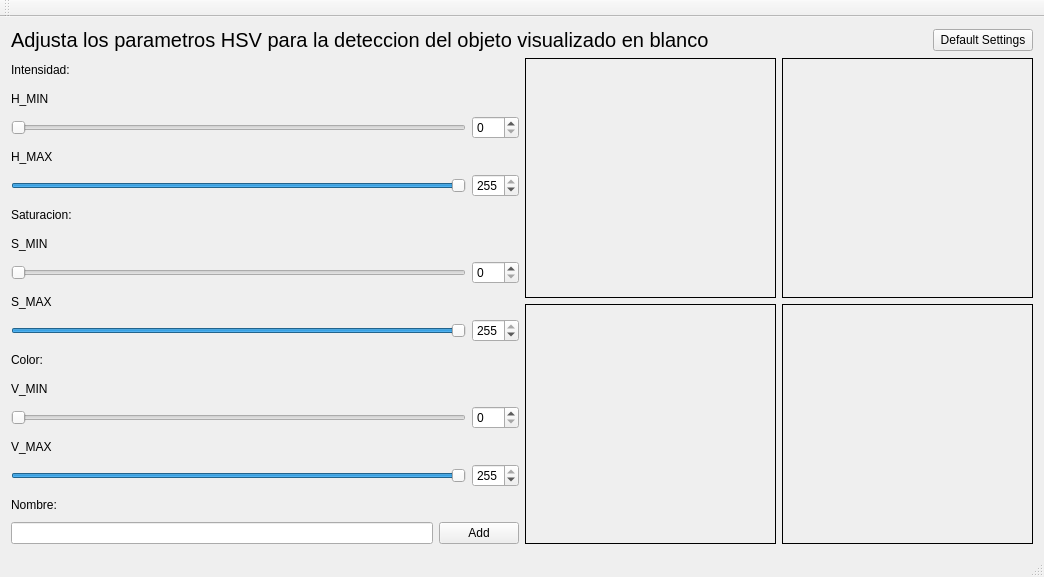
<?xml version="1.0" encoding="UTF-8"?>
<ui version="4.0">
 <class>MainWindow</class>
 <widget class="QMainWindow" name="MainWindow">
  <property name="geometry">
   <rect>
    <x>0</x>
    <y>0</y>
    <width>1044</width>
    <height>577</height>
   </rect>
  </property>
  <property name="sizePolicy">
   <sizepolicy hsizetype="Preferred" vsizetype="Preferred">
    <horstretch>30</horstretch>
    <verstretch>30</verstretch>
   </sizepolicy>
  </property>
  <property name="windowTitle">
   <string>MainWindow</string>
  </property>
  <widget class="QWidget" name="centralWidget">
   <layout class="QVBoxLayout" name="verticalLayout_3" stretch="0,80">
    <item>
     <layout class="QHBoxLayout" name="horizontalLayout">
      <item>
       <widget class="QLabel" name="label_7">
        <property name="font">
         <font>
          <pointsize>15</pointsize>
         </font>
        </property>
        <property name="text">
         <string>Adjusta los parametros HSV para la deteccion del objeto visualizado en blanco</string>
        </property>
       </widget>
      </item>
      <item>
       <spacer name="horizontalSpacer">
        <property name="orientation">
         <enum>Qt::Horizontal</enum>
        </property>
        <property name="sizeHint" stdset="0">
         <size>
          <width>40</width>
          <height>20</height>
         </size>
        </property>
       </spacer>
      </item>
      <item>
       <widget class="QPushButton" name="defaultButton">
        <property name="text">
         <string> Default Settings </string>
        </property>
       </widget>
      </item>
     </layout>
    </item>
    <item>
     <layout class="QHBoxLayout" name="horizontalLayout_11" stretch="10,10">
      <item>
       <layout class="QVBoxLayout" name="verticalLayout">
        <item>
         <widget class="QLabel" name="label_9">
          <property name="text">
           <string>Intensidad:</string>
          </property>
         </widget>
        </item>
        <item>
         <widget class="QLabel" name="label_3">
          <property name="text">
           <string>H_MIN</string>
          </property>
         </widget>
        </item>
        <item>
         <layout class="QHBoxLayout" name="horizontalLayout_2">
          <item>
           <widget class="QSlider" name="hminSlider">
            <property name="maximum">
             <number>255</number>
            </property>
            <property name="orientation">
             <enum>Qt::Horizontal</enum>
            </property>
           </widget>
          </item>
          <item>
           <widget class="QSpinBox" name="hminBox">
            <property name="maximum">
             <number>255</number>
            </property>
           </widget>
          </item>
         </layout>
        </item>
        <item>
         <widget class="QLabel" name="label_4">
          <property name="text">
           <string>H_MAX</string>
          </property>
         </widget>
        </item>
        <item>
         <layout class="QHBoxLayout" name="horizontalLayout_3">
          <item>
           <widget class="QSlider" name="hmaxSlider">
            <property name="maximum">
             <number>255</number>
            </property>
            <property name="value">
             <number>255</number>
            </property>
            <property name="orientation">
             <enum>Qt::Horizontal</enum>
            </property>
           </widget>
          </item>
          <item>
           <widget class="QSpinBox" name="hmaxBox">
            <property name="maximum">
             <number>255</number>
            </property>
            <property name="value">
             <number>255</number>
            </property>
           </widget>
          </item>
         </layout>
        </item>
        <item>
         <widget class="QLabel" name="label_10">
          <property name="text">
           <string>Saturacion:</string>
          </property>
         </widget>
        </item>
        <item>
         <widget class="QLabel" name="label">
          <property name="text">
           <string>S_MIN</string>
          </property>
         </widget>
        </item>
        <item>
         <layout class="QHBoxLayout" name="horizontalLayout_4">
          <item>
           <widget class="QSlider" name="sminSlider">
            <property name="maximum">
             <number>255</number>
            </property>
            <property name="orientation">
             <enum>Qt::Horizontal</enum>
            </property>
           </widget>
          </item>
          <item>
           <widget class="QSpinBox" name="sminBox">
            <property name="maximum">
             <number>255</number>
            </property>
           </widget>
          </item>
         </layout>
        </item>
        <item>
         <widget class="QLabel" name="label_2">
          <property name="text">
           <string>S_MAX</string>
          </property>
         </widget>
        </item>
        <item>
         <layout class="QHBoxLayout" name="horizontalLayout_5">
          <item>
           <widget class="QSlider" name="smaxSlider">
            <property name="maximum">
             <number>255</number>
            </property>
            <property name="value">
             <number>255</number>
            </property>
            <property name="orientation">
             <enum>Qt::Horizontal</enum>
            </property>
           </widget>
          </item>
          <item>
           <widget class="QSpinBox" name="smaxBox">
            <property name="maximum">
             <number>255</number>
            </property>
            <property name="value">
             <number>255</number>
            </property>
           </widget>
          </item>
         </layout>
        </item>
        <item>
         <widget class="QLabel" name="label_11">
          <property name="text">
           <string>Color:</string>
          </property>
         </widget>
        </item>
        <item>
         <widget class="QLabel" name="label_5">
          <property name="text">
           <string>V_MIN</string>
          </property>
         </widget>
        </item>
        <item>
         <layout class="QHBoxLayout" name="horizontalLayout_6">
          <item>
           <widget class="QSlider" name="vminSlider">
            <property name="maximum">
             <number>255</number>
            </property>
            <property name="orientation">
             <enum>Qt::Horizontal</enum>
            </property>
           </widget>
          </item>
          <item>
           <widget class="QSpinBox" name="vminBox">
            <property name="maximum">
             <number>255</number>
            </property>
           </widget>
          </item>
         </layout>
        </item>
        <item>
         <widget class="QLabel" name="label_6">
          <property name="text">
           <string>V_MAX</string>
          </property>
         </widget>
        </item>
        <item>
         <layout class="QHBoxLayout" name="horizontalLayout_7">
          <item>
           <widget class="QSlider" name="vmaxSlider">
            <property name="maximum">
             <number>255</number>
            </property>
            <property name="value">
             <number>255</number>
            </property>
            <property name="orientation">
             <enum>Qt::Horizontal</enum>
            </property>
           </widget>
          </item>
          <item>
           <widget class="QSpinBox" name="vmaxBox">
            <property name="maximum">
             <number>255</number>
            </property>
            <property name="value">
             <number>255</number>
            </property>
           </widget>
          </item>
         </layout>
        </item>
        <item>
         <widget class="QLabel" name="label_8">
          <property name="text">
           <string>Nombre:</string>
          </property>
         </widget>
        </item>
        <item>
         <layout class="QHBoxLayout" name="horizontalLayout_8">
          <item>
           <widget class="QLineEdit" name="nameLineEdit"/>
          </item>
          <item>
           <widget class="QPushButton" name="addButton">
            <property name="text">
             <string>Add</string>
            </property>
           </widget>
          </item>
         </layout>
        </item>
       </layout>
      </item>
      <item>
       <layout class="QVBoxLayout" name="verticalLayout_2">
        <item>
         <layout class="QHBoxLayout" name="horizontalLayout_10">
          <item>
           <widget class="QLabel" name="opencvFrame">
            <property name="minimumSize">
             <size>
              <width>0</width>
              <height>0</height>
             </size>
            </property>
            <property name="maximumSize">
             <size>
              <width>123234</width>
              <height>34535</height>
             </size>
            </property>
            <property name="frameShape">
             <enum>QFrame::Box</enum>
            </property>
            <property name="text">
             <string/>
            </property>
            <property name="textFormat">
             <enum>Qt::AutoText</enum>
            </property>
            <property name="scaledContents">
             <bool>false</bool>
            </property>
           </widget>
          </item>
          <item>
           <widget class="QLabel" name="opencvFrame_2">
            <property name="minimumSize">
             <size>
              <width>0</width>
              <height>0</height>
             </size>
            </property>
            <property name="maximumSize">
             <size>
              <width>123234</width>
              <height>34535</height>
             </size>
            </property>
            <property name="frameShape">
             <enum>QFrame::Box</enum>
            </property>
            <property name="text">
             <string/>
            </property>
            <property name="textFormat">
             <enum>Qt::AutoText</enum>
            </property>
            <property name="scaledContents">
             <bool>false</bool>
            </property>
           </widget>
          </item>
         </layout>
        </item>
        <item>
         <layout class="QHBoxLayout" name="horizontalLayout_9">
          <item>
           <widget class="QLabel" name="opencvFrame_3">
            <property name="minimumSize">
             <size>
              <width>0</width>
              <height>0</height>
             </size>
            </property>
            <property name="maximumSize">
             <size>
              <width>123234</width>
              <height>34535</height>
             </size>
            </property>
            <property name="frameShape">
             <enum>QFrame::Box</enum>
            </property>
            <property name="text">
             <string/>
            </property>
            <property name="textFormat">
             <enum>Qt::AutoText</enum>
            </property>
            <property name="scaledContents">
             <bool>false</bool>
            </property>
           </widget>
          </item>
          <item>
           <widget class="QLabel" name="opencvFrame_4">
            <property name="minimumSize">
             <size>
              <width>0</width>
              <height>0</height>
             </size>
            </property>
            <property name="maximumSize">
             <size>
              <width>123234</width>
              <height>34535</height>
             </size>
            </property>
            <property name="frameShape">
             <enum>QFrame::Box</enum>
            </property>
            <property name="text">
             <string/>
            </property>
            <property name="textFormat">
             <enum>Qt::AutoText</enum>
            </property>
            <property name="scaledContents">
             <bool>false</bool>
            </property>
           </widget>
          </item>
         </layout>
        </item>
       </layout>
      </item>
     </layout>
    </item>
   </layout>
  </widget>
  <widget class="QMenuBar" name="menuBar">
   <property name="geometry">
    <rect>
     <x>0</x>
     <y>0</y>
     <width>1044</width>
     <height>22</height>
    </rect>
   </property>
  </widget>
  <widget class="QToolBar" name="mainToolBar">
   <attribute name="toolBarArea">
    <enum>TopToolBarArea</enum>
   </attribute>
   <attribute name="toolBarBreak">
    <bool>false</bool>
   </attribute>
  </widget>
  <widget class="QStatusBar" name="statusBar"/>
 </widget>
 <layoutdefault spacing="6" margin="11"/>
 <resources/>
 <connections>
  <connection>
   <sender>hminBox</sender>
   <signal>valueChanged(int)</signal>
   <receiver>hminSlider</receiver>
   <slot>setValue(int)</slot>
   <hints>
    <hint type="sourcelabel">
     <x>516</x>
     <y>155</y>
    </hint>
    <hint type="destinationlabel">
     <x>453</x>
     <y>149</y>
    </hint>
   </hints>
  </connection>
  <connection>
   <sender>hmaxBox</sender>
   <signal>valueChanged(int)</signal>
   <receiver>hmaxSlider</receiver>
   <slot>setValue(int)</slot>
   <hints>
    <hint type="sourcelabel">
     <x>516</x>
     <y>212</y>
    </hint>
    <hint type="destinationlabel">
     <x>453</x>
     <y>206</y>
    </hint>
   </hints>
  </connection>
  <connection>
   <sender>sminBox</sender>
   <signal>valueChanged(int)</signal>
   <receiver>sminSlider</receiver>
   <slot>setValue(int)</slot>
   <hints>
    <hint type="sourcelabel">
     <x>516</x>
     <y>292</y>
    </hint>
    <hint type="destinationlabel">
     <x>453</x>
     <y>286</y>
    </hint>
   </hints>
  </connection>
  <connection>
   <sender>smaxBox</sender>
   <signal>valueChanged(int)</signal>
   <receiver>smaxSlider</receiver>
   <slot>setValue(int)</slot>
   <hints>
    <hint type="sourcelabel">
     <x>516</x>
     <y>349</y>
    </hint>
    <hint type="destinationlabel">
     <x>453</x>
     <y>343</y>
    </hint>
   </hints>
  </connection>
  <connection>
   <sender>vminBox</sender>
   <signal>valueChanged(int)</signal>
   <receiver>vminSlider</receiver>
   <slot>setValue(int)</slot>
   <hints>
    <hint type="sourcelabel">
     <x>516</x>
     <y>429</y>
    </hint>
    <hint type="destinationlabel">
     <x>453</x>
     <y>423</y>
    </hint>
   </hints>
  </connection>
  <connection>
   <sender>vmaxBox</sender>
   <signal>valueChanged(int)</signal>
   <receiver>vmaxSlider</receiver>
   <slot>setValue(int)</slot>
   <hints>
    <hint type="sourcelabel">
     <x>516</x>
     <y>486</y>
    </hint>
    <hint type="destinationlabel">
     <x>453</x>
     <y>480</y>
    </hint>
   </hints>
  </connection>
  <connection>
   <sender>hminSlider</sender>
   <signal>valueChanged(int)</signal>
   <receiver>hminBox</receiver>
   <slot>setValue(int)</slot>
   <hints>
    <hint type="sourcelabel">
     <x>453</x>
     <y>149</y>
    </hint>
    <hint type="destinationlabel">
     <x>516</x>
     <y>155</y>
    </hint>
   </hints>
  </connection>
  <connection>
   <sender>hmaxSlider</sender>
   <signal>valueChanged(int)</signal>
   <receiver>hmaxBox</receiver>
   <slot>setValue(int)</slot>
   <hints>
    <hint type="sourcelabel">
     <x>453</x>
     <y>206</y>
    </hint>
    <hint type="destinationlabel">
     <x>516</x>
     <y>212</y>
    </hint>
   </hints>
  </connection>
  <connection>
   <sender>sminSlider</sender>
   <signal>valueChanged(int)</signal>
   <receiver>sminBox</receiver>
   <slot>setValue(int)</slot>
   <hints>
    <hint type="sourcelabel">
     <x>453</x>
     <y>286</y>
    </hint>
    <hint type="destinationlabel">
     <x>516</x>
     <y>292</y>
    </hint>
   </hints>
  </connection>
  <connection>
   <sender>smaxSlider</sender>
   <signal>valueChanged(int)</signal>
   <receiver>smaxBox</receiver>
   <slot>setValue(int)</slot>
   <hints>
    <hint type="sourcelabel">
     <x>453</x>
     <y>343</y>
    </hint>
    <hint type="destinationlabel">
     <x>516</x>
     <y>349</y>
    </hint>
   </hints>
  </connection>
  <connection>
   <sender>vminSlider</sender>
   <signal>valueChanged(int)</signal>
   <receiver>vminBox</receiver>
   <slot>setValue(int)</slot>
   <hints>
    <hint type="sourcelabel">
     <x>453</x>
     <y>423</y>
    </hint>
    <hint type="destinationlabel">
     <x>516</x>
     <y>429</y>
    </hint>
   </hints>
  </connection>
  <connection>
   <sender>vmaxSlider</sender>
   <signal>valueChanged(int)</signal>
   <receiver>vmaxBox</receiver>
   <slot>setValue(int)</slot>
   <hints>
    <hint type="sourcelabel">
     <x>453</x>
     <y>480</y>
    </hint>
    <hint type="destinationlabel">
     <x>516</x>
     <y>486</y>
    </hint>
   </hints>
  </connection>
 </connections>
</ui>
